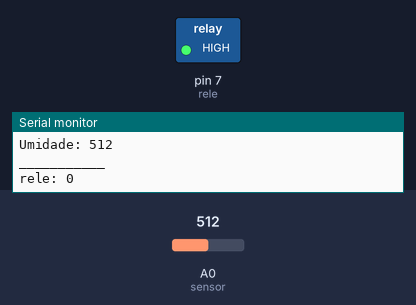
The sketch below on a simulated Arduino Uno, built with avr-gcc and run on an emulated ATmega328P. Shown: switched loads named in the sketch (green lamp = pin HIGH), the last lines printed to the serial monitor. Inputs (shaded band) come from the test bench; at power-on: A0 (sensor) = 512.

Above: at 5.8 s.
5.9 s: A0 (sensor) set to 894
12.2 s: A0 (sensor) set to 917
At 16.7 s:
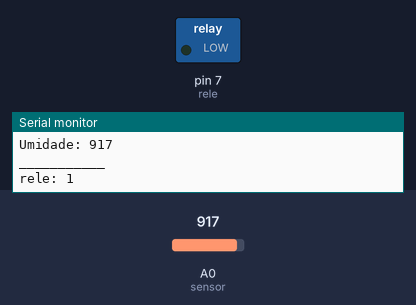
18.2 s: A0 (sensor) set to 900
At 20.2 s:
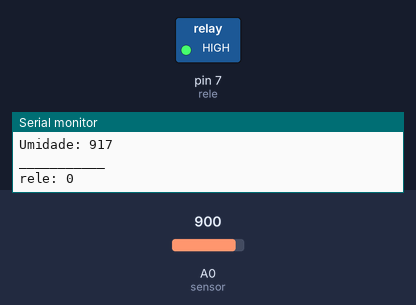
24.2 s: A0 (sensor) set to 1023
At 31.1 s:
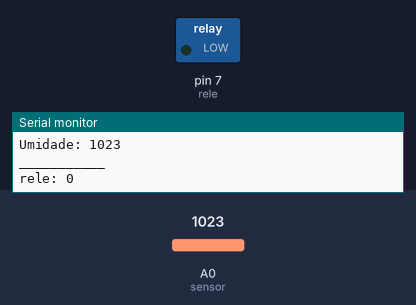
Timing chart, 0 to 32.5 s (numbered marks = the images above; inputs shaded):
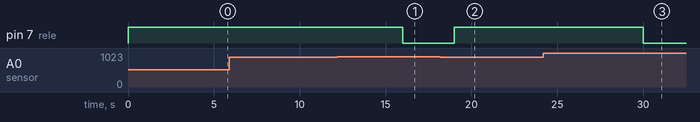

Measured:
- the behaviour switches between 900 and 901 on A0 (sensor) (found by bisection; images 0 and 1)
- after the input at 12.2 s, pin 7 (rele): HIGH → LOW after 3.8 s
- after the input at 18.2 s, pin 7 (rele): LOW → HIGH after 0.80 s
- after the input at 24.2 s, pin 7 (rele): HIGH → LOW after 5.8 s

The sketch:

IRRIGA.ino
```cpp
int rele = 7;

void setup(){
  Serial.begin(9600);
  pinMode(A0, INPUT); //sensor
  pinMode(rele, OUTPUT);
}
void loop (){

  int leituraSensor = analogRead(A0);
  int dadoRele = digitalRead(rele);

  if(leituraSensor > 900){ // sensor seco

    delay(1000);
    digitalWrite(8, HIGH); //led on
    digitalWrite(7, LOW); // rele on
  }
  else{

    digitalWrite(8, LOW);   //led on
    digitalWrite(7, HIGH); // rele off
    delay(5000); // após molhar, espera 5 segundos para ler de novo
  }

  Serial.print("Umidade: ");
  Serial.println(leituraSensor);
  Serial.println("___________");
  Serial.print("rele: ");
  Serial.println(dadoRele);
}
```
